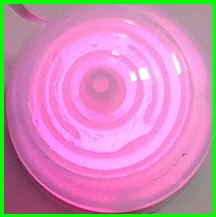
#> input picture 5.jpg, 216 x 217 px
$ python 02_answer.py
#> lines starting #> are read from the running program, lines starting #| are printed output that depends on the picture; long printed decimals are rounded
import cv2
import numpy as np
from matplotlib import pyplot as plt
import matplotlib as mplt

#read image
img5 = cv2.imread('5.jpg')
#> img5 is the input picture: shape (217, 216, 3); mean B, G, R 182.7, 142.3, 207
img6 = cv2.imread('6.jpg')
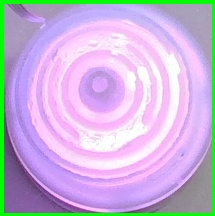
#> input picture 6.jpg, 215 x 216 px
#> img6 is the input picture: shape (216, 215, 3); mean B, G, R 216.1, 180.5, 199.1


#re-adjust image 5 to same shape as image 6
img5 = img5[1:,1:,:]
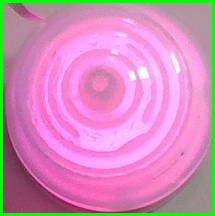
#> img5: shape (216, 215, 3); mean B, G, R 184.4, 141.3, 209


#histogram of figure 5
plt.figure(figsize=(12,12))
plt.subplot(231)
plt.imshow(img5[:,:,0], cmap=mplt.cm.Reds_r)
plt.subplot(232)
plt.imshow(img5[:,:,1], cmap=mplt.cm.Greens_r)
plt.subplot(233)
plt.imshow(img5[:,:,2], cmap=mplt.cm.Blues_r)
plt.subplot(234)
plt.hist(img5[:,:,0].flatten(), bins=range(257), align='left', color='gray')
plt.subplot(235)
plt.hist(img5[:,:,1].flatten(), bins=range(257), align='left', color='gray')
plt.subplot(236)
plt.hist(img5[:,:,2].flatten(), bins=range(257), align='left', color='gray')

#histogram of figure 6
plt.figure(figsize=(12,12))
plt.subplot(231)
plt.imshow(img6[:,:,0], cmap=mplt.cm.Reds_r)
plt.subplot(232)
plt.imshow(img6[:,:,1], cmap=mplt.cm.Greens_r)
plt.subplot(233)
plt.imshow(img6[:,:,2], cmap=mplt.cm.Blues_r)
plt.subplot(234)
plt.hist(img6[:,:,0].flatten(), bins=range(257), align='left', color='gray')
plt.subplot(235)
plt.hist(img6[:,:,1].flatten(), bins=range(257), align='left', color='gray')
plt.subplot(236)
plt.hist(img6[:,:,2].flatten(), bins=range(257), align='left', color='gray')

#display histogram
plt.show()
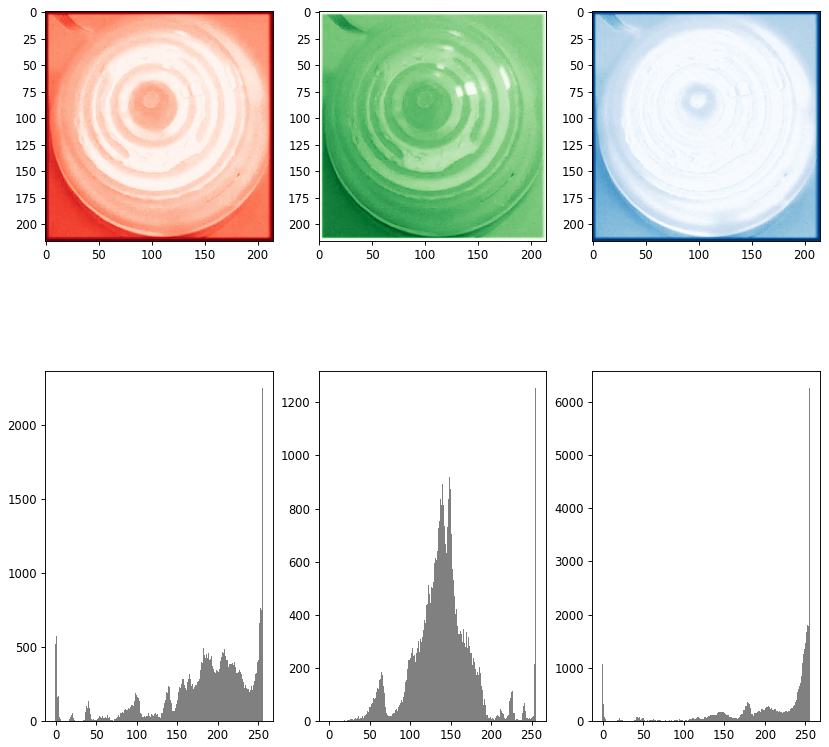
#> figure drawn by matplotlib, 6 panels; panel 4: tallest bar 2254 high, from x = 254.5 to 255.5; panel 5: tallest bar 1255 high, from x = 254.5 to 255.5; panel 6: tallest bar 6260 high, from x = 254.5 to 255.5
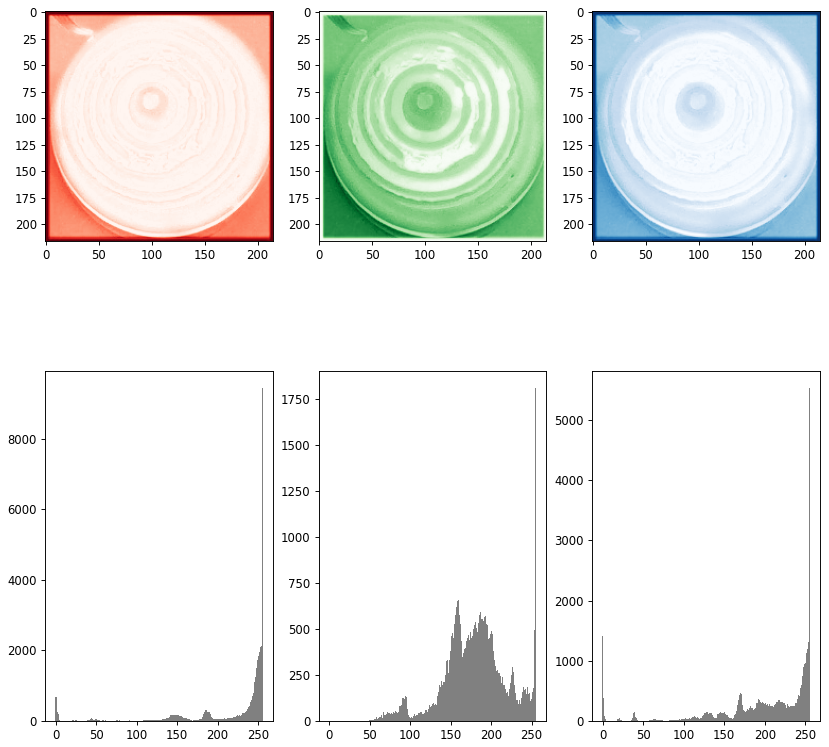
#> figure drawn by matplotlib, 6 panels; panel 4: tallest bar 9451 high, from x = 254.5 to 255.5; panel 5: tallest bar 1809 high, from x = 254.5 to 255.5; panel 6: tallest bar 5540 high, from x = 254.5 to 255.5

#correlation
cor_red		=	np.corrcoef(img5[:,:,0].flatten(), img6[:,:,0].flatten())
#> cor_red = [[1, 0.907], [0.907, 1]]
cor_green	=	np.corrcoef(img5[:,:,1].flatten(), img6[:,:,1].flatten())
#> cor_green = [[1, 0.859], [0.859, 1]]
cor_blue	=	np.corrcoef(img5[:,:,2].flatten(), img6[:,:,2].flatten())
#> cor_blue = [[1, 0.973], [0.973, 1]]

#print correlation for rgb channel.
print("The correlation coefficient of red channel is: ",cor_red[0,1])
#| The correlation coefficient of red channel is:  0.9071
print("The correlation coefficient of green channel is: ",cor_green[0,1])
#| The correlation coefficient of green channel is:  0.8589
print("The correlation coefficient of blue channel is: ",cor_blue[0,1])
#| The correlation coefficient of blue channel is:  0.9726
print()
